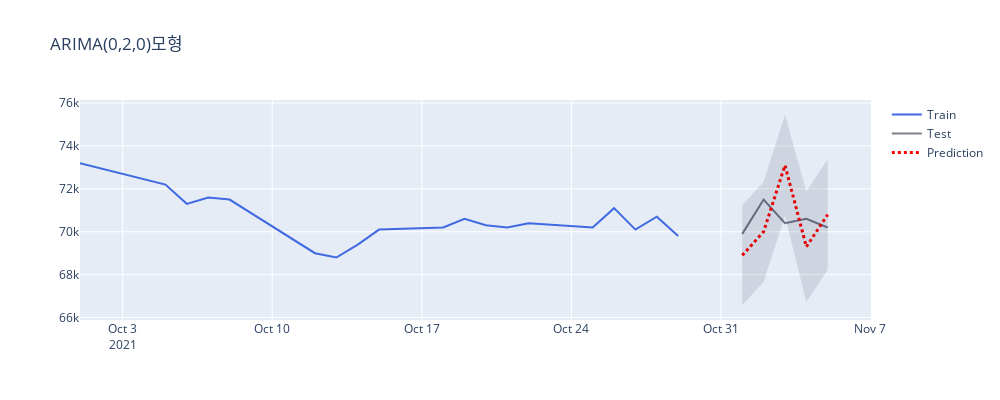

Here is the notebook cell this chart was saved with:
### Code cell
from plotly.subplots import make_subplots
import plotly.graph_objects as go

fig = go.Figure([
    # 훈련 데이터-------------------------------------------------------
    go.Scatter(x = y_train.index, y = y_train, name = "Train", mode = 'lines'
              ,line=dict(color = 'royalblue'))
    # 테스트 데이터------------------------------------------------------
    , go.Scatter(x = y_test.index, y = y_test, name = "Test", mode = 'lines'
                ,line = dict(color = 'rgba(0,0,30,0.5)'))
    # 예측값-----------------------------------------------------------
    , go.Scatter(x = y_test.index, y = y_pred, name = "Prediction", mode = 'lines'
                     ,line = dict(color = 'red', dash = 'dot', width=3))
    
    # 신뢰 구간---------------------------------------------------------
    , go.Scatter(x = y_test.index.tolist() + y_test.index[::-1].tolist() 
                ,y = pred_upper + pred_lower[::-1] ## 상위 신뢰 구간 -> 하위 신뢰 구간 역순으로
                ,fill='toself'
                ,fillcolor='rgba(0,0,30,0.1)'
                ,line=dict(color='rgba(0,0,0,0)')
                ,hoverinfo="skip"
                ,showlegend=False)
])

fig.update_layout(height=400, width=1000, title_text="ARIMA(0,2,0)모형")
fig.show()

### Figure 1 — Plotly figure (JSON) as saved in the notebook; plotly's stock layout.template omitted (floating-point values rounded to 4 significant figures)
{"data": [{"line": {"color": "royalblue"}, "mode": "lines", "name": "Train", "type": "scatter", "x": ["2021-10-01T00:00:00", "2021-10-05T00:00:00", "2021-10-06T00:00:00", "2021-10-07T00:00:00", "2021-10-08T00:00:00", "2021-10-12T00:00:00", "2021-10-13T00:00:00", "2021-10-14T00:00:00", "2021-10-15T00:00:00", "2021-10-18T00:00:00", "2021-10-19T00:00:00", "2021-10-20T00:00:00", "2021-10-21T00:00:00", "2021-10-22T00:00:00", "2021-10-25T00:00:00", "2021-10-26T00:00:00", "2021-10-27T00:00:00", "2021-10-28T00:00:00", "2021-10-29T00:00:00"], "y": [73200, 72200, 71300, 71600, 71500, 69000, 68800, 69400, 70100, 70200, 70600, 70300, 70200, 70400, 70200, 71100, 70100, 70700, 69800]}, {"line": {"color": "rgba(0,0,30,0.5)"}, "mode": "lines", "name": "Test", "type": "scatter", "x": ["2021-11-01T00:00:00", "2021-11-02T00:00:00", "2021-11-03T00:00:00", "2021-11-04T00:00:00", "2021-11-05T00:00:00"], "y": [69900, 71500, 70400, 70600, 70200]}, {"line": {"color": "red", "dash": "dot", "width": 3}, "mode": "lines", "name": "Prediction", "type": "scatter", "x": ["2021-11-01T00:00:00", "2021-11-02T00:00:00", "2021-11-03T00:00:00", "2021-11-04T00:00:00", "2021-11-05T00:00:00"], "y": [68900, 70000, 73100, 69300, 70800]}, {"fill": "toself", "fillcolor": "rgba(0,0,30,0.1)", "hoverinfo": "skip", "line": {"color": "rgba(0,0,0,0)"}, "showlegend": false, "type": "scatter", "x": ["2021-11-01T00:00:00", "2021-11-02T00:00:00", "2021-11-03T00:00:00", "2021-11-04T00:00:00", "2021-11-05T00:00:00", "2021-11-05T00:00:00", "2021-11-04T00:00:00", "2021-11-03T00:00:00", "2021-11-02T00:00:00", "2021-11-01T00:00:00"], "y": [71230.0, 72330.0, 75450.0, 71880.0, 73380.0, 68220.0, 66720.0, 70750.0, 67670.0, 66570.0]}], "layout": {"height": 400, "title": {"text": "ARIMA(0,2,0)모형"}, "width": 1000}}
